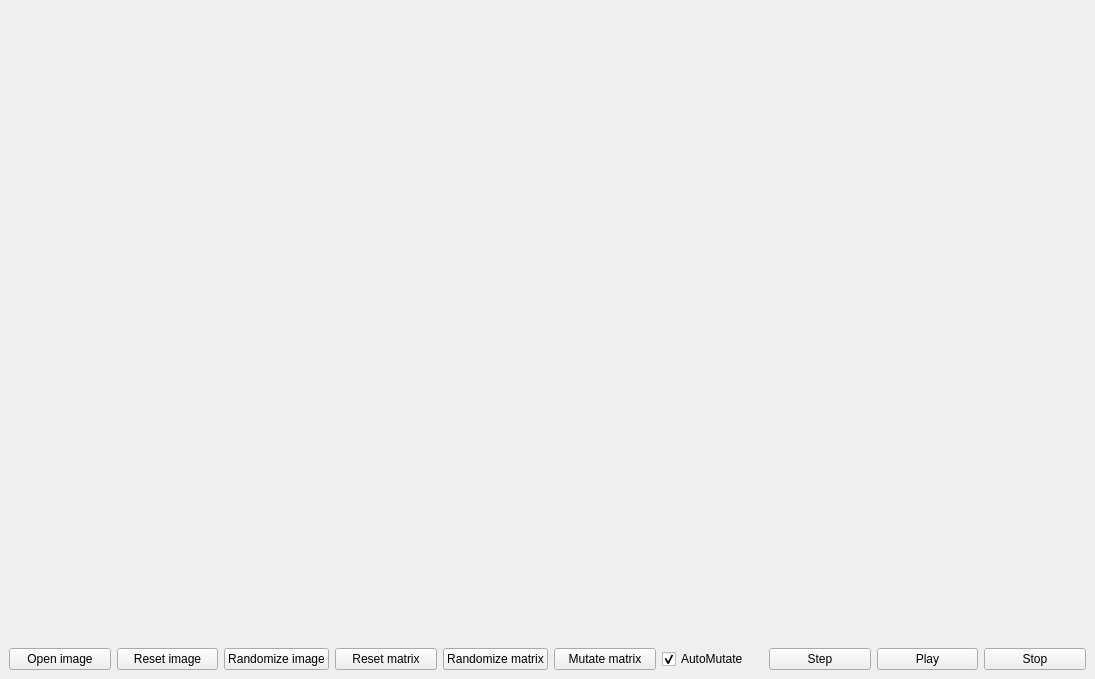
<?xml version="1.0" encoding="UTF-8"?>
<ui version="4.0">
 <class>MainWindow</class>
 <widget class="QMainWindow" name="MainWindow">
  <property name="geometry">
   <rect>
    <x>0</x>
    <y>0</y>
    <width>1095</width>
    <height>679</height>
   </rect>
  </property>
  <property name="windowTitle">
   <string>MainWindow</string>
  </property>
  <widget class="QWidget" name="centralwidget">
   <layout class="QVBoxLayout" name="verticalLayout_2" stretch="1,0">
    <item>
     <widget class="CMyMorphWidget" name="morphWidget" native="true"/>
    </item>
    <item>
     <layout class="QHBoxLayout" name="horizontalLayout">
      <item>
       <widget class="QPushButton" name="openImageButton">
        <property name="text">
         <string>Open image</string>
        </property>
       </widget>
      </item>
      <item>
       <widget class="QPushButton" name="resetImageButton">
        <property name="text">
         <string>Reset image</string>
        </property>
       </widget>
      </item>
      <item>
       <widget class="QPushButton" name="randomizeImageButton">
        <property name="text">
         <string>Randomize image</string>
        </property>
       </widget>
      </item>
      <item>
       <widget class="QPushButton" name="resetMatrixButton">
        <property name="text">
         <string>Reset matrix</string>
        </property>
       </widget>
      </item>
      <item>
       <widget class="QPushButton" name="newMatrixButton">
        <property name="sizePolicy">
         <sizepolicy hsizetype="Minimum" vsizetype="Fixed">
          <horstretch>0</horstretch>
          <verstretch>0</verstretch>
         </sizepolicy>
        </property>
        <property name="text">
         <string>Randomize matrix</string>
        </property>
       </widget>
      </item>
      <item>
       <widget class="QPushButton" name="mutateMatrixButton">
        <property name="text">
         <string>Mutate matrix</string>
        </property>
       </widget>
      </item>
      <item>
       <widget class="QCheckBox" name="autoMutateCheckBox">
        <property name="text">
         <string>AutoMutate</string>
        </property>
        <property name="checked">
         <bool>true</bool>
        </property>
       </widget>
      </item>
      <item>
       <widget class="QPushButton" name="stepButton">
        <property name="text">
         <string>Step</string>
        </property>
       </widget>
      </item>
      <item>
       <widget class="QPushButton" name="playButton">
        <property name="text">
         <string>Play</string>
        </property>
       </widget>
      </item>
      <item>
       <widget class="QPushButton" name="stopButton">
        <property name="text">
         <string>Stop</string>
        </property>
       </widget>
      </item>
     </layout>
    </item>
   </layout>
  </widget>
 </widget>
 <customwidgets>
  <customwidget>
   <class>CMyMorphWidget</class>
   <extends>QWidget</extends>
   <header>MorphWidget.h</header>
   <container>1</container>
  </customwidget>
 </customwidgets>
 <resources/>
 <connections>
  <connection>
   <sender>newMatrixButton</sender>
   <signal>clicked()</signal>
   <receiver>MainWindow</receiver>
   <slot>newMatrixButtonClicked()</slot>
   <hints>
    <hint type="sourcelabel">
     <x>517</x>
     <y>668</y>
    </hint>
    <hint type="destinationlabel">
     <x>427</x>
     <y>673</y>
    </hint>
   </hints>
  </connection>
  <connection>
   <sender>stepButton</sender>
   <signal>clicked()</signal>
   <receiver>MainWindow</receiver>
   <slot>stepButtonClicked()</slot>
   <hints>
    <hint type="sourcelabel">
     <x>912</x>
     <y>668</y>
    </hint>
    <hint type="destinationlabel">
     <x>749</x>
     <y>675</y>
    </hint>
   </hints>
  </connection>
  <connection>
   <sender>resetImageButton</sender>
   <signal>clicked()</signal>
   <receiver>MainWindow</receiver>
   <slot>resetImageButtonClicked()</slot>
   <hints>
    <hint type="sourcelabel">
     <x>201</x>
     <y>668</y>
    </hint>
    <hint type="destinationlabel">
     <x>114</x>
     <y>672</y>
    </hint>
   </hints>
  </connection>
  <connection>
   <sender>playButton</sender>
   <signal>clicked()</signal>
   <receiver>MainWindow</receiver>
   <slot>playButtonClicked()</slot>
   <hints>
    <hint type="sourcelabel">
     <x>998</x>
     <y>668</y>
    </hint>
    <hint type="destinationlabel">
     <x>891</x>
     <y>638</y>
    </hint>
   </hints>
  </connection>
  <connection>
   <sender>stopButton</sender>
   <signal>clicked()</signal>
   <receiver>MainWindow</receiver>
   <slot>stopButtonClicked()</slot>
   <hints>
    <hint type="sourcelabel">
     <x>1084</x>
     <y>668</y>
    </hint>
    <hint type="destinationlabel">
     <x>901</x>
     <y>595</y>
    </hint>
   </hints>
  </connection>
  <connection>
   <sender>randomizeImageButton</sender>
   <signal>clicked()</signal>
   <receiver>MainWindow</receiver>
   <slot>randomizeButtonClicked()</slot>
   <hints>
    <hint type="sourcelabel">
     <x>220</x>
     <y>655</y>
    </hint>
    <hint type="destinationlabel">
     <x>305</x>
     <y>655</y>
    </hint>
   </hints>
  </connection>
  <connection>
   <sender>mutateMatrixButton</sender>
   <signal>clicked()</signal>
   <receiver>MainWindow</receiver>
   <slot>mutateMatrixButtonClicked()</slot>
   <hints>
    <hint type="sourcelabel">
     <x>621</x>
     <y>668</y>
    </hint>
    <hint type="destinationlabel">
     <x>394</x>
     <y>639</y>
    </hint>
   </hints>
  </connection>
  <connection>
   <sender>autoMutateCheckBox</sender>
   <signal>stateChanged(int)</signal>
   <receiver>MainWindow</receiver>
   <slot>autoMutateCheckboxChanged(int)</slot>
   <hints>
    <hint type="sourcelabel">
     <x>724</x>
     <y>666</y>
    </hint>
    <hint type="destinationlabel">
     <x>467</x>
     <y>668</y>
    </hint>
   </hints>
  </connection>
  <connection>
   <sender>resetMatrixButton</sender>
   <signal>clicked()</signal>
   <receiver>MainWindow</receiver>
   <slot>resetMatrixButtonClicked()</slot>
   <hints>
    <hint type="sourcelabel">
     <x>414</x>
     <y>668</y>
    </hint>
    <hint type="destinationlabel">
     <x>296</x>
     <y>639</y>
    </hint>
   </hints>
  </connection>
  <connection>
   <sender>openImageButton</sender>
   <signal>clicked()</signal>
   <receiver>MainWindow</receiver>
   <slot>openImageButtonClicked()</slot>
   <hints>
    <hint type="sourcelabel">
     <x>34</x>
     <y>650</y>
    </hint>
    <hint type="destinationlabel">
     <x>5</x>
     <y>638</y>
    </hint>
   </hints>
  </connection>
 </connections>
 <slots>
  <slot>stepButtonClicked()</slot>
  <slot>newMatrixButtonClicked()</slot>
  <slot>resetImageButtonClicked()</slot>
  <slot>playButtonClicked()</slot>
  <slot>stopButtonClicked()</slot>
  <slot>randomizeButtonClicked()</slot>
  <slot>mutateMatrixButtonClicked()</slot>
  <slot>autoMutateCheckboxChanged(int)</slot>
  <slot>resetMatrixButtonClicked()</slot>
  <slot>openImageButtonClicked()</slot>
 </slots>
</ui>
